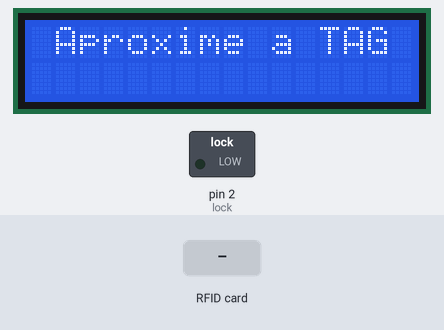
Bench run of a sketch on a simulated Arduino Uno, built with avr-gcc and run on an emulated ATmega328P. Parts: 16×2 character LCD, switched loads named in the sketch (green lamp = pin HIGH). The test bench sets the inputs (shaded band). Pins used as bus, display or sensor lines are not drawn; what the sketch prints to the serial monitor is not drawn.

Above: at 1.3 s.
1.4 s: RFID card AE 73 69 67 held to the reader
At 2.1 s:
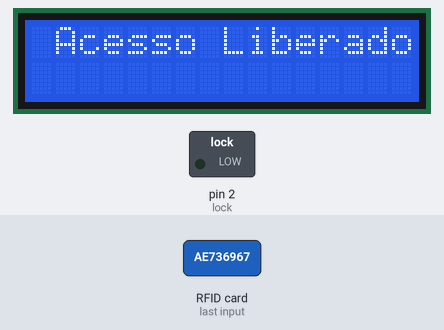
3.8 s: RFID card 5E 7A 19 C4 held to the reader
At 5.3 s:
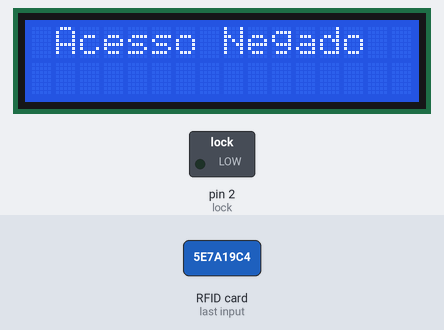
6.8 s: RFID card F9 4C DF 39 held to the reader
At 8.8 s:
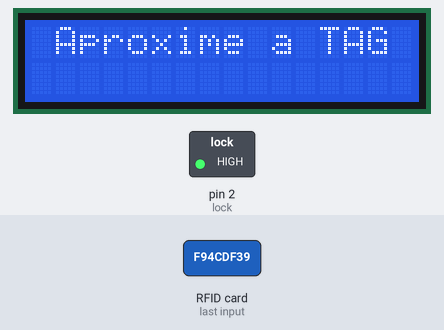
Timing chart, 0 to 11.8 s (numbered marks = the images above; inputs shaded):
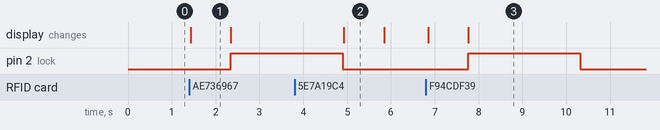

Measured:
- after the input at 1.4 s, pin 2 (lock): LOW → HIGH after 0.95 s; the display: changes at once (image 1)
- after the input at 3.8 s, the display: changes after 1.1 s (image 2)
- after the input at 6.8 s, pin 2 (lock): LOW → HIGH after 0.97 s, → LOW 2.6 s later; the display: first changes after 0.05 s (image 3 shows a later state)
- what the display in image 1 shows lasts 1.0 s, from 1.4 s to 2.4 s

The sketch:

Trava_eletronica_V0.2.ino
```cpp
#include <SPI.h>
#include <MFRC522.h>
#include <LiquidCrystal_I2C.h>
int lock = 2;
LiquidCrystal_I2C lcd(0x3F, 16, 2);


#define endereco  0x3F
#define colunas   16
#define linhas    2
#define   SS_PIN    10                       //pino SDA
#define   RST_PIN    9                       //pino RST
#define   buzzer     6
//#define   lock       5                       //trava eletrônica


MFRC522 mfrc522(SS_PIN, RST_PIN);


void rfid_func();                            //Função para identificar as tags


void setup()
{
  lcd.init();
  lcd.backlight();
  lcd.print(" Aproxime a TAG ");
  //pinMode(buzzer,    OUTPUT);
  pinMode(lock,      OUTPUT);

  //digitalWrite(buzzer,    LOW);
  digitalWrite(lock,      LOW);

  Serial.begin(9600);
  SPI.begin();
  mfrc522.PCD_Init();   //inicia o RFID


  Serial.println("Aproxime as tags do leitor...");
  Serial.println();

}


void loop()
{
rfid_func();

}


void rfid_func()    //Função para identificar as tags
{
      //Verifica novas tags
      if(!mfrc522.PICC_IsNewCardPresent()) return;

      //Seleciona uma das tags
      if(!mfrc522.PICC_ReadCardSerial())   return;

      // Mostra o ID da tag na serial
      Serial.print("UID da tag :");
      String conteudo= "";
      byte letra;
      for(byte i = 0; i < mfrc522.uid.size; i++)
      {
         Serial.print(mfrc522.uid.uidByte[i] < 0x10 ? " 0" : " ");
         Serial.print(mfrc522.uid.uidByte[i], HEX);
         conteudo.concat(String(mfrc522.uid.uidByte[i] < 0x10 ? " 0" : " "));
         conteudo.concat(String(mfrc522.uid.uidByte[i], HEX));
      }
      Serial.println();
      Serial.print("Mensagem : ");
      conteudo.toUpperCase();


      //tags para liberar acesso
      if (conteudo.substring(1) == "AE 73 69 67" |
          conteudo.substring(1) == "F9 4C DF 39" |
          conteudo.substring(1) == "26 3E B3 2D"  )
      {
        Serial.println("Acesso liberado!");
        Serial.println();
        lcd.clear();
        lcd.print(" Acesso Liberado  ");
        delay(900);
        lcd.clear();
        lcd.print(" Aproxime a TAG  ");


        //Aciona buzzer
        //digitalWrite(buzzer, HIGH);
        //delay(600);
        //digitalWrite(buzzer,  LOW);
        //delay(150);

        //Libera trava
        digitalWrite(lock,   HIGH);
        delay(2555);
        digitalWrite(lock,    LOW);


      }


      else
      {
        Serial.println("Acesso Negado");
        Serial.println();
        lcd.clear();
        lcd.print(" Acesso Negado  ");
        delay(900);
        lcd.clear();
        lcd.print(" Aproxime a TAG  ");

        // Aciona buzzer
        //digitalWrite(buzzer,    HIGH);
        //delay(152);
        //digitalWrite(buzzer,     LOW);
        //delay(152);
        //digitalWrite(buzzer,    HIGH);
        //delay(152);
        //digitalWrite(buzzer,     LOW);
        //delay(152);

      }


}
```
